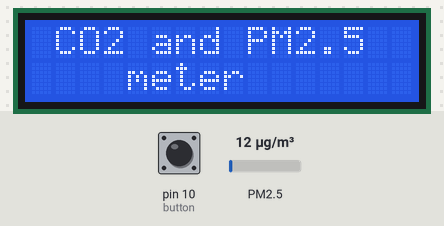
This sketch was run on a simulated Arduino Leonardo, built with avr-gcc and run on an emulated ATmega32U4. Shown: 16×2 character LCD. The test bench sets the inputs (shaded band); at power-on: pin 10 (button) HIGH, PM2.5 12 µg/m³.

Above: at 1.4 s.
1.5 s: pin 10 (button) pulled LOW for 3.2 s
At 5.8 s:
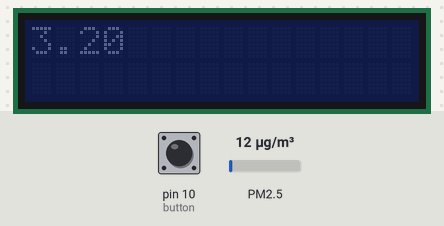
6.2 s: pin 10 (button) pulled LOW for 0.15 s
At 6.9 s:
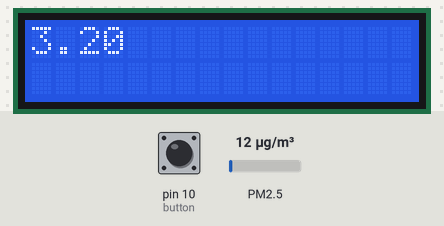
18.8 s: pin 10 (button) pulled LOW for 1 s
At 20.3 s:
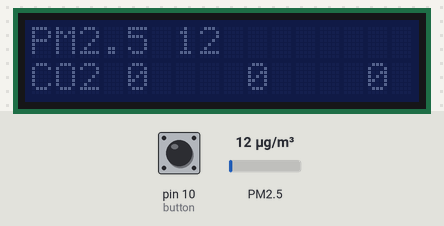
32.2 s: PM2.5 set to 6 µg/m³
At 41.9 s:
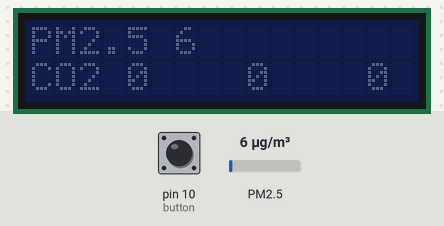
42.2 s: PM2.5 set to 75 µg/m³
At 51.9 s:
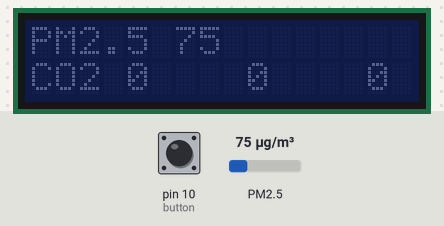
52.2 s: PM2.5 set to 150 µg/m³
At 62.0 s:
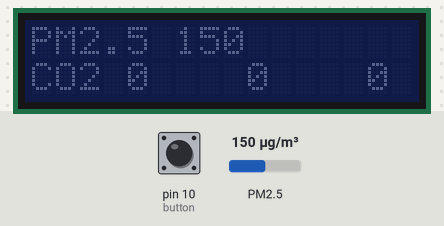
Timing chart, 0 to 63.2 s (numbered marks = the images above; inputs shaded):
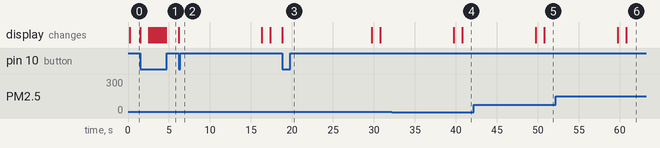

Measured:
- after the input at 1.5 s, the display: first changes at once (image 1 shows a later state)
- after the input at 6.2 s, the display: changes at once (image 2)
- after the input at 18.8 s, the display: changes at once (image 3)
- after the input at 32.2 s, the display: first changes after 7.6 s (image 4 shows a later state)
- after the input at 42.2 s, the display: first changes after 7.6 s (image 5 shows a later state)
- after the input at 52.2 s, the display: first changes after 7.6 s (image 6 shows a later state)

The sketch:

sketch_nov16a.ino
```cpp
#include <LiquidCrystal_I2C.h>
#include <SPI.h>
#include <SoftwareSerial.h>
#include <Adafruit_PM25AQI.h>

LiquidCrystal_I2C lcd(0x27, 16, 2);
SoftwareSerial mySerial(8, 9); // RX,TX
SoftwareSerial pmSerial(14, 16); // RX,TX
byte cmd[9] = {0xFF, 0x01, 0x86, 0x00, 0x00, 0x00, 0x00, 0x00, 0x79}; //Read CO2 concentration
byte cmd1[9] = {0xFF, 0x01, 0x79, 0x00, 0x00, 0x00, 0x00, 0x00, 0x86}; //ABC logic off
byte cmd2[9] = {0xFF, 0x01, 0x87, 0x00, 0x00, 0x00, 0x00, 0x00, 0x78}; //ZERO POINT CALIBRATION
unsigned char response[9];
byte cfg[7] = {0x42, 0x4D, 0xE1, 0x00, 0x00, 0x01, 0x70}; // set passive mode
byte trg[7] = {0x42, 0x4D, 0xE2, 0x00, 0x00, 0x01, 0x71}; // passive mode read
int g1, b;
int flag = 0;
int i;
unsigned int ppm, maxPpm, hours = 0;
uint32_t myTimer1, myTimer2, myTimer3;

Adafruit_PM25AQI aqi = Adafruit_PM25AQI();
PM25_AQI_Data data;

void setup()
{
  lcd.init();
  lcd.backlight();
  b = 1;
  lcd.setCursor(0, 0);
  mySerial.begin(9600);
  pmSerial.begin(9600);
  aqi.begin_UART(&pmSerial);
  delay(100);
  pmSerial.listen();
  pmSerial.write(cfg, 7);
  mySerial.listen();
  mySerial.write(cmd1, 9);
  pinMode(10, INPUT_PULLUP); //button
  digitalWrite(10, HIGH);
  lcd.print(" CO2 and PM2.5");
  lcd.setCursor(0, 1);
  lcd.print("    meter");
}

void loop()
{
  if (millis() - myTimer1 >= 10000) {
    myTimer1 = millis();
    pmSerial.listen();
    pmSerial.write(trg, 7);
    aqi.read(&data);
    lcd.clear();
    lcd.setCursor(0, 0);
    lcd.print("PM2.5 ");
    lcd.print(data.pm25_env);
    lcd.setCursor(0, 1);
    lcd.print("CO2 ");
    mySerial.listen();
    mySerial.write(cmd, 9);
    memset(response, 0, 9);
    mySerial.readBytes(response, 9);

    byte crc = 0;
    for (i = 1; i < 8; i++) crc += response[i];
    crc = 255 - crc;
    crc++;
    if ( !(response[8] == crc) ) {
      lcd.print("CRC err");
    } else {
      unsigned int responseHigh = (unsigned int) response[2];
      unsigned int responseLow = (unsigned int) response[3];
      ppm = (256 * responseHigh) + responseLow;

      lcd.print(ppm);
      if (maxPpm < ppm) maxPpm = ppm;
      lcd.setCursor(9, 1);
      lcd.print(maxPpm);
      lcd.setCursor(14, 1);
      lcd.print(hours);
    }
  }
  if (millis() - myTimer3 >= 3600000) {
    myTimer3 = millis();
    hours++;
    if (hours > 24) {
      hours = 0;
      maxPpm = 0;
    }
  }


  if (millis() - myTimer2 >= 100) {
    myTimer2 = millis();
    if (digitalRead(10) == LOW && flag == 0) {
      flag = 1;
      if (b == 0) {
        lcd.backlight();
        b = 1;
      } else {
        lcd.noBacklight();
        b = 0;
      }
    }
    if (digitalRead(10) == LOW && flag == 1) {
      g1++;
      myTimer1 = millis();
      if (g1 > 10 && g1 < 100) {
        lcd.clear();
        lcd.print(g1 * 0.1f);
      }
      if (g1 == 100) {
        lcd.clear();
        lcd.print("ZERO CALIBRATION");
        mySerial.write(cmd2, 9);
      }
    }

    if (digitalRead(10) == HIGH) {
      flag = 0;
      g1 = 0;
    }
  }
}
```

main.cpp
```cpp
#include <LiquidCrystal_I2C.h>
#include <SPI.h>
#include <SoftwareSerial.h>
#include <Adafruit_PM25AQI.h>

LiquidCrystal_I2C lcd(0x27, 16, 2);
SoftwareSerial mySerial(8, 9);                                         // RX,TX
SoftwareSerial pmSerial(14, 16);                                       // RX,TX
byte cmd[9] = {0xFF, 0x01, 0x86, 0x00, 0x00, 0x00, 0x00, 0x00, 0x79};  // Read CO2 concentration
byte cmd1[9] = {0xFF, 0x01, 0x79, 0x00, 0x00, 0x00, 0x00, 0x00, 0x86}; // ABC logic off
byte cmd2[9] = {0xFF, 0x01, 0x87, 0x00, 0x00, 0x00, 0x00, 0x00, 0x78}; // ZERO POINT CALIBRATION
unsigned char response[9];
byte cfg[7] = {0x42, 0x4D, 0xE1, 0x00, 0x00, 0x01, 0x70}; // set passive mode
byte trg[7] = {0x42, 0x4D, 0xE2, 0x00, 0x00, 0x01, 0x71}; // passive mode read
int g1, b;
int flag = 0;
int i;
unsigned int ppm, maxPpm, maxPm, hours = 0;
uint32_t myTimer1, myTimer2, myTimer3;

Adafruit_PM25AQI aqi = Adafruit_PM25AQI();
PM25_AQI_Data data;

void setup()
{
  lcd.init();
  lcd.backlight();
  b = 1;
  lcd.setCursor(0, 0);
  mySerial.begin(9600);
  pmSerial.begin(9600);
  aqi.begin_UART(&pmSerial);
  delay(100);
  pmSerial.listen();
  pmSerial.write(cfg, 7);
  mySerial.listen();
  mySerial.write(cmd1, 9);
  pinMode(10, INPUT_PULLUP); // button
  digitalWrite(10, HIGH);
  lcd.print(" CO2 and PM2.5");
  lcd.setCursor(0, 1);
  lcd.print("    meter");
}

void loop()
{
  if (millis() - myTimer1 >= 10000)
  {
    myTimer1 = millis();
    pmSerial.listen();
    pmSerial.write(trg, 7);
    delay(70);
    if (aqi.read(&data))
    {
      lcd.clear();
      lcd.setCursor(0, 0);
      lcd.print("PM25 ");
      lcd.print(data.pm25_env);
      if (maxPm < data.pm25_env)
        maxPm = data.pm25_env;
    }
    else
    {
      lcd.clear();
      lcd.setCursor(0, 0);
      lcd.print("CRC err");
    }

    lcd.setCursor(9, 0);
    lcd.print(maxPm);
    lcd.setCursor(14, 0);

    lcd.setCursor(0, 1);
    lcd.print("CO2 ");
    mySerial.listen();
    mySerial.write(cmd, 9);
    delay(70);
    memset(response, 0, 9);
    mySerial.readBytes(response, 9);

    byte crc = 0;
    for (i = 1; i < 8; i++)
      crc += response[i];
    crc = 255 - crc;
    crc++;
    if (!(response[8] == crc))
    {
      lcd.print("CRC err");
    }
    else
    {
      unsigned int responseHigh = (unsigned int)response[2];
      unsigned int responseLow = (unsigned int)response[3];
      ppm = (256 * responseHigh) + responseLow;

      lcd.print(ppm);
      if (maxPpm < ppm)
        maxPpm = ppm;
      lcd.setCursor(9, 1);
      lcd.print(maxPpm);
      lcd.setCursor(14, 1);
      lcd.print(hours);
    }
  }

  if (millis() - myTimer3 >= 3600000)
  {
    myTimer3 = millis();
    hours++;
    if (hours > 24)
    {
      hours = 0;
      maxPpm = 0;
    }
  }

  if (millis() - myTimer2 >= 100)
  {
    myTimer2 = millis();
    if (digitalRead(10) == LOW && flag == 0)
    {
      flag = 1;
      if (b == 0)
      {
        lcd.backlight();
        b = 1;
      }
      else
      {
        lcd.noBacklight();
        b = 0;
      }
    }
    if (digitalRead(10) == LOW && flag == 1)
    {
      g1++;
      myTimer1 = millis();
      if (g1 > 10 && g1 < 100)
      {
        lcd.clear();
        lcd.print(g1 * 0.1f);
      }
      if (g1 == 100)
      {
        lcd.clear();
        lcd.print("ZERO CALIBRATION");
        mySerial.write(cmd2, 9);
      }
    }

    if (digitalRead(10) == HIGH)
    {
      flag = 0;
      g1 = 0;
    }
  }
}
```
